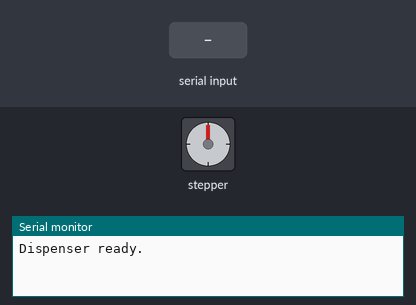
A sketch run on a simulated Arduino Uno, built with avr-gcc and run on an emulated ATmega328P. Parts: stepper motor, the last lines printed to the serial monitor. The inputs (shaded band) are chosen by the test bench. Stepper angles assume 200 steps per turn.

Above: at 1.2 s.
1.3 s: "BTN_PRESSED\n" received over the second serial link
At 1.45 s:
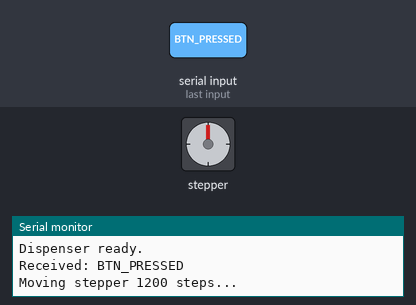
At 2.05 s:
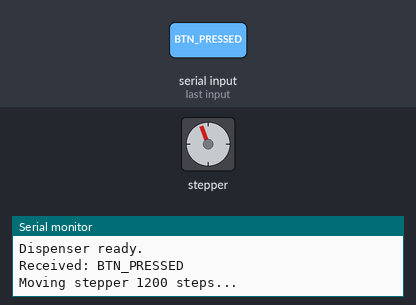
4.3 s: "1\n" received over the second serial link
Timing chart, 0 to 7.3 s (numbered marks = the images above; inputs shaded):
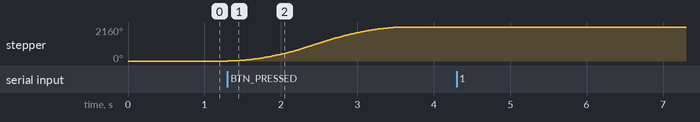

The sketch:

dispenser.ino
```cpp
// Include libraries for Bluetooth communication and stepper motor control
#include <SoftwareSerial.h>
#include <AccelStepper.h>

// Setup Bluetooth communication using pins 10 (RX - receive) and 11 (TX - transmit)
SoftwareSerial BT(10, 11);

// Define pins for controlling the stepper motor
const int dirPin = 2;  // Direction pin
const int stepPin = 3; // Step pin

// Define the type of motor interface (1 indicates a simple step/dir driver)
#define motorInterfaceType 1

// Create a stepper motor object using the defined pins and motor interface
AccelStepper myStepper(motorInterfaceType, stepPin, dirPin);

// Define the number of steps the motor should move upon receiving a button press
const int stepAmount = 1200;

// The setup function runs once when Arduino is powered on or reset
void setup()
{
    // Initialize serial communication with the computer
    Serial.begin(9600);

    // Initialize Bluetooth communication
    BT.begin(9600);

    // Configure stepper motor parameters
    myStepper.setMaxSpeed(2000);     // Maximum speed (steps per second)
    myStepper.setAcceleration(1000); // Acceleration (steps per second squared)
    myStepper.setSpeed(1500);        // Current speed setting

    // Indicate setup completion
    Serial.println("Dispenser ready.");
}

// The loop function runs continuously
void loop()
{
    // Continuously move stepper motor if a movement is queued
    if (myStepper.distanceToGo() != 0)
    {
        myStepper.run();
    }

    // Check if a Bluetooth message has been received
    if (BT.available())
    {
        // Read the received message until a newline character
        String msg = BT.readStringUntil('\n');
        msg.trim(); // Remove any whitespace or newline characters

        // Display the received message on serial monitor
        Serial.print("Received: ");
        Serial.println(msg);

        // If the received message indicates the button was pressed
        if (msg == "BTN_PRESSED")
        {
            Serial.print("Moving stepper ");
            Serial.print(stepAmount);
            Serial.println(" steps...");
            // Command the stepper motor to move stepAmount steps from current position
            myStepper.moveTo(myStepper.currentPosition() + stepAmount);
        }
    }
}
```

Measured:
- after the input at 1.3 s, stepper: turns 2160° clockwise in 2.3 s, starting at once
